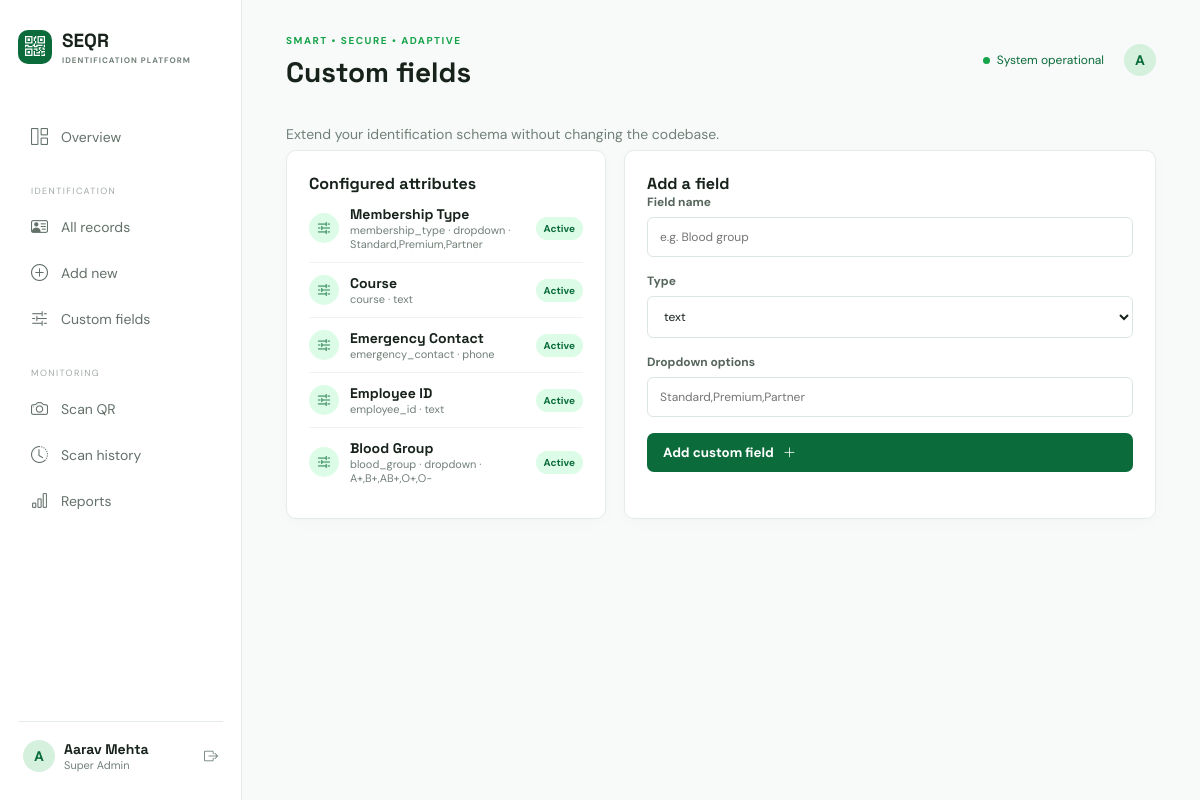
The page /fields (signed in) on the database its author committed.
### app/models.py (models this page shows, shortened)
class User(UserMixin, db.Model):
    id = db.Column(db.Integer, primary_key=True)
    name = db.Column(db.String(120), nullable=False)
    username = db.Column(db.String(80), unique=True, nullable=False)
    email = db.Column(db.String(160), unique=True, nullable=False)
    password_hash = db.Column(db.String(255), nullable=False)
    role = db.Column(db.String(30), default='Operator')
    status = db.Column(db.String(20), default='Active')
    created_at = db.Column(db.DateTime, default=utcnow)
    last_login = db.Column(db.DateTime)

class CustomField(db.Model):
    id = db.Column(db.Integer, primary_key=True)
    name = db.Column(db.String(80), unique=True, nullable=False); label = db.Column(db.String(120), nullable=False)
    field_type = db.Column(db.String(20), default='text'); options = db.Column(db.Text); required = db.Column(db.Boolean, default=False); active = db.Column(db.Boolean, default=True); created_at = db.Column(db.DateTime, default=utcnow)

### app/__init__.py (the view, shortened to what this page needs)
    @app.route('/fields', methods=['GET','POST'])
    @login_required
    def fields():
        return render_template('fields.html',fields=CustomField.query.order_by(CustomField.created_at.desc()).all())

### app/templates/fields.html
{% extends 'base.html' %}{% block heading %}Custom fields{% endblock %}{% block content %}<div class="intro-row"><p class="muted">Extend your identification schema without changing the codebase.</p></div><div class="detail-grid"><section class="panel"><div class="panel-head"><h3>Configured attributes</h3></div>{% for f in fields %}<div class="activity"><span class="activity-icon"><i class="bi bi-sliders2"></i></span><div><strong>{{ f.label }}</strong><small>{{ f.name }} · {{ f.field_type }}{% if f.options %} · {{ f.options }}{% endif %}</small></div><span class="badge active">Active</span></div>{% else %}<div class="empty">No custom fields yet.</div>{% endfor %}</section><section class="panel"><div class="panel-head"><h3>Add a field</h3></div><form method="post" class="stack-form"><label>Field name<input name="label" required placeholder="e.g. Blood group"></label><label>Type<select name="field_type">{% for t in ['text','number','email','phone','date','dropdown','checkbox','textarea'] %}<option>{{ t }}</option>{% endfor %}</select></label><label>Dropdown options<input name="options" placeholder="Standard,Premium,Partner"></label><button class="btn btn-primary">Add custom field <i class="bi bi-plus-lg"></i></button></form></section></div>{% endblock %}

### app/templates/base.html (shortened to what this page needs)
<!doctype html><html lang="en"><head><meta charset="utf-8"><meta name="viewport" content="width=device-width,initial-scale=1"><title>{% block title %}SEQR{% endblock %}</title><link rel="preconnect" href="https://fonts.googleapis.com"><link href="https://fonts.googleapis.com/css2?family=DM+Sans:wght@400;500;700&family=Space+Grotesk:wght@500;600;700&display=swap" rel="stylesheet"><link href="https://cdn.jsdelivr.net/npm/bootstrap-icons@1.11.3/font/bootstrap-icons.css" rel="stylesheet"><link rel="stylesheet" href="{{ url_for('static',filename='css/style.css') }}"></head><body>{% if current_user.is_authenticated %}<aside><div class="brand"><span class="brand-mark"><i class="bi bi-qr-code"></i></span><div>SEQR<small>IDENTIFICATION PLATFORM</small></div></div><nav><a href="{{ url_for('dashboard') }}" class="{{ 'selected' if active_page=='dashboard' }}"><i class="bi bi-grid-1x2"></i>Overview</a><p>IDENTIFICATION</p><a href="{{ url_for('identifications') }}"><i class="bi bi-person-vcard"></i>All records</a><a href="{{ url_for('identification_new') }}"><i class="bi bi-plus-circle"></i>Add new</a><a href="{{ url_for('fields') }}"><i class="bi bi-sliders2"></i>Custom fields</a><p>MONITORING</p><a href="{{ url_for('scanner') }}"><i class="bi bi-camera"></i>Scan QR</a><a href="{{ url_for('scans') }}"><i class="bi bi-clock-history"></i>Scan history</a><a href="{{ url_for('reports') }}"><i class="bi bi-bar-chart"></i>Reports</a></nav><div class="side-foot"><div class="avatar">{{ current_user.name[0] }}</div><div><strong>{{ current_user.name }}</strong><small>{{ current_user.role }}</small></div><a href="{{ url_for('logout') }}" title="Logout"><i class="bi bi-box-arrow-right"></i></a></div></aside><main><header><button class="mobile-menu" onclick="document.body.classList.toggle('menu-open')"></button><div><span class="eyebrow">SMART • SECURE • ADAPTIVE</span><h1>{% block heading %}Overview{% endblock %}</h1></div><div class="header-actions"><span class="status-dot">System operational</span><div class="avatar">{{ current_user.name[0] }}</div></div></header>{% with messages=get_flashed_messages(with_categories=true) %}{% for category,message in messages %}<div class="toast {{ category }}">{{ message }}</div>{% endfor %}{% endwith %}{% block content %}{% endblock %}</main>{% else %}{% block auth_content %}{% endblock %}{% endif %}<script src="{{ url_for('static',filename='js/app.js') }}"></script></body></html>

### app/static/css/style.css (style rules this page uses)
:root { --ink:#17221b;--muted:#718078;--green:#0b6b3a;--lime:#16a34a;--pale:#dcfce7;--bg:#f7faf8;--line:#e5ece7;--amber:#c27a13;--violet:#7657a8 }
* { box-sizing:border-box }
body { margin:0;background:var(--bg);color:var(--ink);font:14px 'DM Sans',sans-serif }
h1,h2,h3,strong,.brand { font-family:'Space Grotesk',sans-serif }
h1 { font-size:28px;margin:6px 0 0;letter-spacing:0 }
h3 { margin:0;font-size:16px }
.muted { color:var(--muted);margin:7px 0 }
.eyebrow { font:700 10px 'DM Sans';letter-spacing:1.5px;color:var(--lime) }
aside { position:fixed;inset:0 auto 0 0;width:242px;padding:28px 18px;background:#fff;border-right:1px solid var(--line);display:flex;flex-direction:column;z-index:5 }
.brand { display:flex;gap:10px;align-items:center;font-size:19px;font-weight:700 }
.brand small { display:block;font:700 8px 'DM Sans';letter-spacing:1px;color:var(--muted);margin-top:2px }
.brand-mark { background:var(--green);color:white;border-radius:10px;width:34px;height:34px;display:grid;place-items:center;font-size:20px }
nav { margin-top:48px }
nav p { font-size:9px;letter-spacing:1.4px;color:#a0aaa4;margin:26px 13px 8px }
nav a { display:flex;align-items:center;gap:13px;color:#637169;text-decoration:none;padding:11px 13px;border-radius:8px;margin:2px 0 }
nav i { font-size:17px }
.side-foot { margin-top:auto;border-top:1px solid var(--line);padding:18px 5px 0;display:flex;align-items:center;gap:9px }
.side-foot small,.activity small,td small { display:block;color:var(--muted);font-size:11px }
.side-foot>a { margin-left:auto;color:var(--muted) }
.avatar { width:32px;height:32px;border-radius:50%;display:grid;place-items:center;background:#d5f1de;color:var(--green);font-weight:bold }
main { margin-left:242px;padding:30px 44px 60px;max-width:1500px }
header { display:flex;justify-content:space-between;align-items:center;margin-bottom:28px }
.header-actions { display:flex;align-items:center;gap:20px }
.status-dot { color:var(--green);font-size:12px }
.status-dot:before { content:'';display:inline-block;width:7px;height:7px;background:var(--lime);border-radius:50%;margin-right:7px }
.intro-row,.panel-head,.form-actions { display:flex;justify-content:space-between;align-items:center }
.btn { border:0;border-radius:7px;padding:11px 16px;text-decoration:none;display:inline-flex;align-items:center;gap:9px;font-weight:700;font-family:inherit;cursor:pointer }
.btn-primary { background:var(--green);color:#fff }
.stat,.panel { background:#fff;border:1px solid var(--line);border-radius:10px;box-shadow:0 4px 18px #123d1b05 }
.panel { padding:22px }
.activity { display:flex;align-items:center;gap:11px;border-bottom:1px solid #f0f3f0;padding:11px 0 }
.activity:last-child { border:0 }
.activity-icon { width:30px;height:30px;background:var(--pale);color:var(--green);border-radius:50%;display:grid;place-items:center }
.activity div { flex:1 }
.badge { padding:5px 8px;border-radius:20px;font-size:10px;font-weight:700 }
.badge.active { background:var(--pale);color:var(--green) }
input,select,textarea { display:block;width:100%;border:1px solid #dce6df;border-radius:6px;padding:11px 12px;background:#fff;color:var(--ink);font:inherit;outline:none }
label { font-size:12px;font-weight:700;color:#56655b }
label input,label select,label textarea { margin-top:7px;font-weight:400 }
.detail-grid,.qr-layout,.scanner-layout { display:grid;grid-template-columns:320px 1fr;gap:18px }
.stack-form { display:grid;gap:16px }

### rows shown on the page
User: name "A", name "Aarav Mehta", role "Super Admin"
CustomField: label "Membership Type", name "membership_type", field_type "dropdown", options "Standard,Premium,Partner"
CustomField: label "Course", name "course", field_type "text"
CustomField: label "Emergency Contact", name "emergency_contact", field_type "phone"
CustomField: label "Employee ID", name "employee_id", field_type "text"
CustomField: label "Blood Group", name "blood_group", field_type "dropdown", options "A+,B+,AB+,O+,O-"

### other values the page prints
form field field_type "text"
